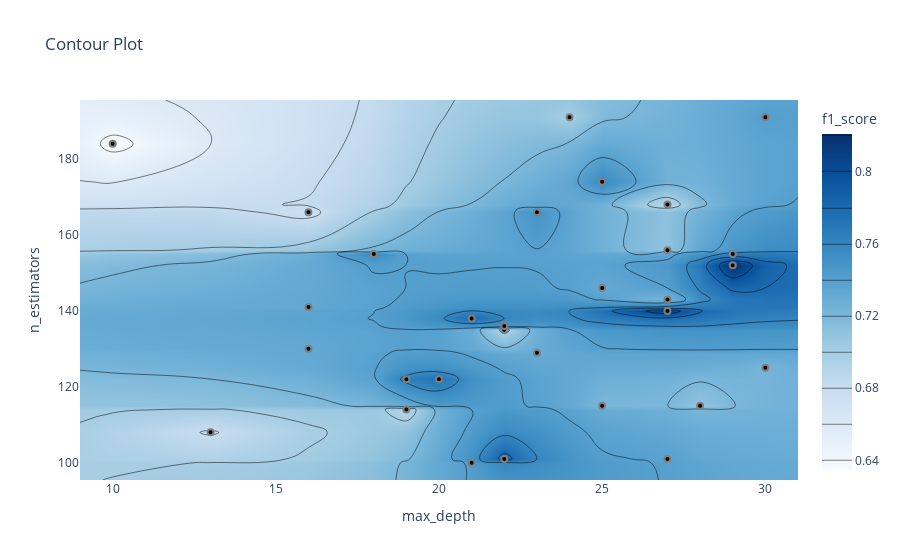

This figure's notebook cell:
### Markdown cell above
График контура отношений гиперпараметров

Он показывает связь между различными комбинациями гиперпараметров и значение метрики для этих комбинаций в виде контурного графика.

### Code cell
optuna.visualization.plot_contour(study, params=["max_depth", "n_estimators"],
                                  target_name="f1_score")

### Figure 1 — Plotly figure (JSON) as saved in the notebook; plotly's stock layout.template omitted (floating-point values rounded to 4 significant figures; data arrays with more than 128 entries replaced by an {"elided": "..."} marker saying what was removed)
{"data": [{"colorbar": {"title": {"text": "f1_score"}}, "colorscale": [[0, "rgb(247,251,255)"], [0.125, "rgb(222,235,247)"], [0.25, "rgb(198,219,239)"], [0.375, "rgb(158,202,225)"], [0.5, "rgb(107,174,214)"], [0.625, "rgb(66,146,198)"], [0.75, "rgb(33,113,181)"], [0.875, "rgb(8,81,156)"], [1, "rgb(8,48,107)"]], "connectgaps": true, "contours": {"coloring": "heatmap"}, "hoverinfo": "none", "line": {"smoothing": 1.3}, "reversescale": false, "type": "contour", "x": [9, 10, 13, 16, 18, 19, 20, 21, 22, 23, 24, 25, 27, 28, 29, 30, 31], "y": [95.45, 100, 101, 108, 114, 115, 122, 125, 129, 130, 135, 136, 138, 140, 141, 143, 146, 152, 155, 156, 166, 168, 174, 184, 191, 195.6], "z": {"elided": "26x17 float values"}}, {"marker": {"color": "black", "line": {"color": "Gray", "width": 2}}, "mode": "markers", "name": "Feasible Trial", "showlegend": false, "type": "scatter", "x": [19, 25, 10, 24, 30, 27, 22, 19, 30, 13, 27, 18, 16, 22, 27, 23, 27, 21, 16, 25, 27, 20, 21, 22, 16, 25, 23, 29, 29, 28], "y": [114, 146, 184, 191, 125, 140, 135, 122, 191, 108, 168, 155, 130, 101, 101, 166, 143, 100, 166, 115, 156, 122, 138, 136, 141, 174, 129, 152, 155, 115]}, {"marker": {"color": "#cccccc", "line": {"color": "Gray", "width": 2}}, "mode": "markers", "name": "Infeasible Trial", "showlegend": false, "type": "scatter", "x": [], "y": []}], "layout": {"title": {"text": "Contour Plot"}, "xaxis": {"range": [9, 31], "title": {"text": "max_depth"}}, "yaxis": {"range": [95.45, 195.6], "title": {"text": "n_estimators"}}}}
